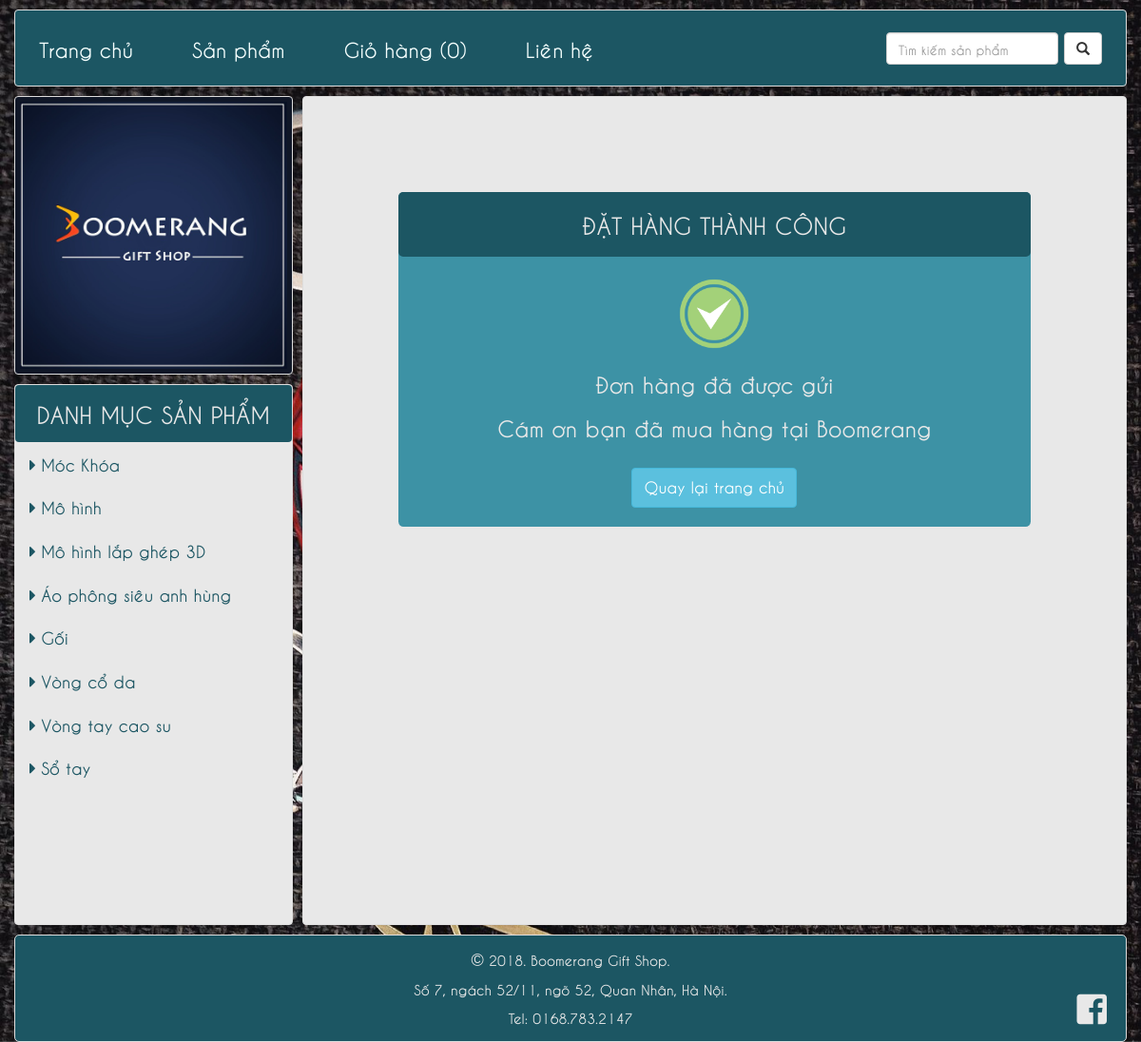
Screenshot of /index.php?p=cart_success with the database file from the repository.
### tables this page shows
CREATE TABLE `product_type` (
  `id_pdtype` int(11) NOT NULL,
  `name_pdtype` varchar(255) NOT NULL
);

### web/modules/left/product_type_list.php (the view)
<?php
	$sql="SELECT * FROM product_type";
	$run=mysqli_query($conn,$sql);
	if(isset($_GET['p'])){
				$temp=$_GET['p'];
			}else{
				$temp='';
			}
?>
<div class="logo panel panel-default">
	<a href="#"><img class="img-responsive" src="../image/logo.jpg"></a>
</div>
<div class="menu_left panel panel-default">
	<h2>DANH MỤC SẢN PHẨM</h2>
	<div class="product_type_list">
		<ul class="nav">
			<?php
				while ($row=mysqli_fetch_array($run)) {
			?>
				<li>
					<a <?php if($temp=='product_list_type'){if($row['id_pdtype']==$_GET['id']){?> class="active"<?php ;}} ?> href="index.php?p=product_list_type&id=<?php echo $row['id_pdtype'] ?>&page=1">
						<i class="fas fa-caret-right"></i> <?php echo $row['name_pdtype'] ?>
					</a>
				</li>
			<?php
				}
			?>
		</ul>
	</div>
</div>

### web/css/style.css (style rules this page uses)
* { padding: 0; margin: 0; font-family: Caviar; font-size: 18px; }
.logo.panel.panel-default { margin: 10px 0px 0px 0px; padding: 5px; background: #101727; }
.menu_left.panel.panel-default { margin:10px 0px 10px 0px; background: #e8e8e8; min-height: 569px; }
.menu_left h2 { margin: 0; background: #1c5663; font-size: 25px; line-height: 60px; text-align: center; color: #e8e8e8; border-radius: 4px; }
.product_type_list ul li a { color: #1c5663; }

### rows the page displays
product_type: name_pdtype "Móc Khóa"
product_type: name_pdtype "Mô hình"
product_type: name_pdtype "Mô hình lắp ghép 3D"
product_type: name_pdtype "Áo phông siêu anh hùng"
product_type: name_pdtype "Gối"
product_type: name_pdtype "Vòng cổ da"
product_type: name_pdtype "Vòng tay cao su"
product_type: name_pdtype "Sổ tay"

### other values shown
$total "0"
